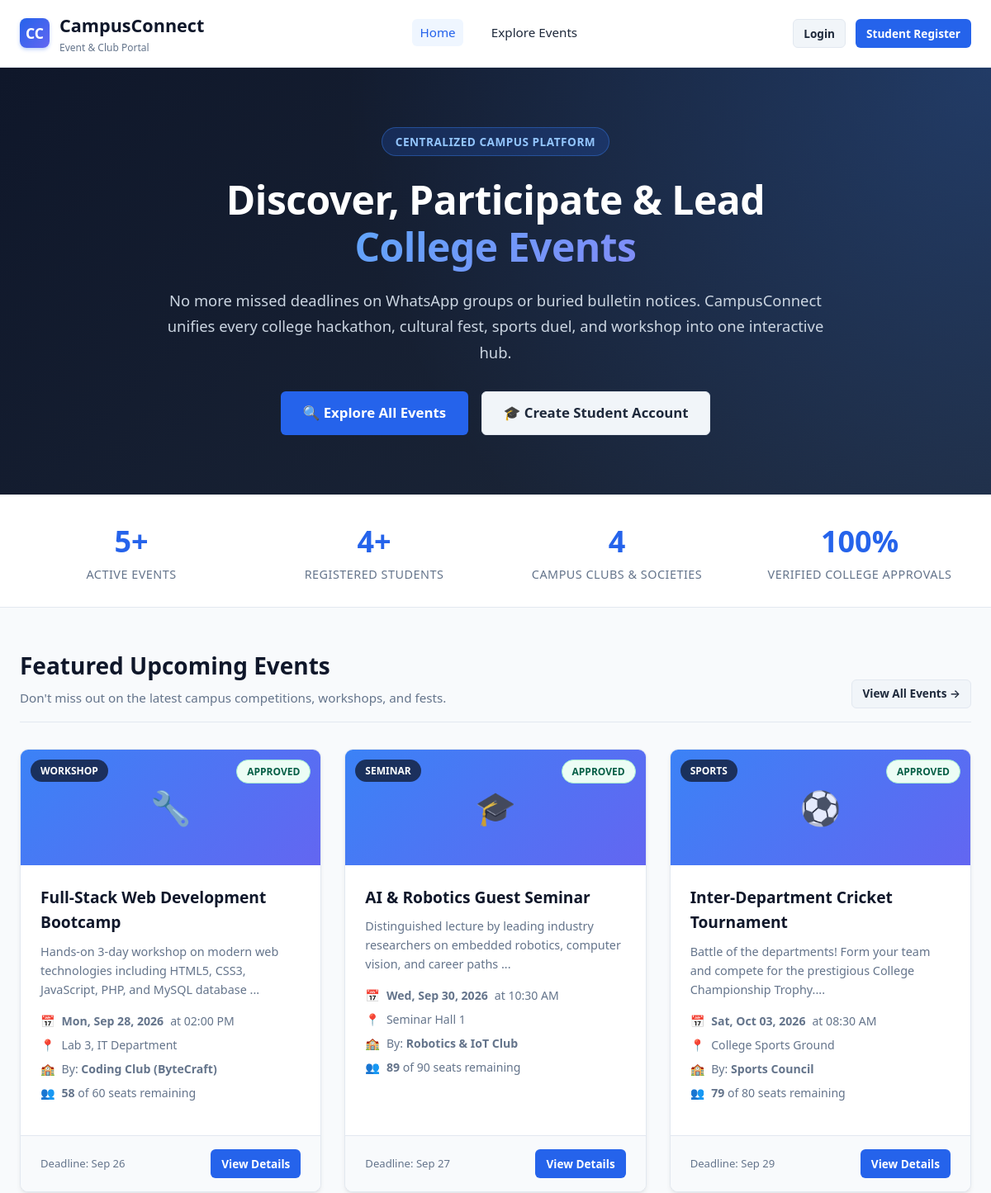
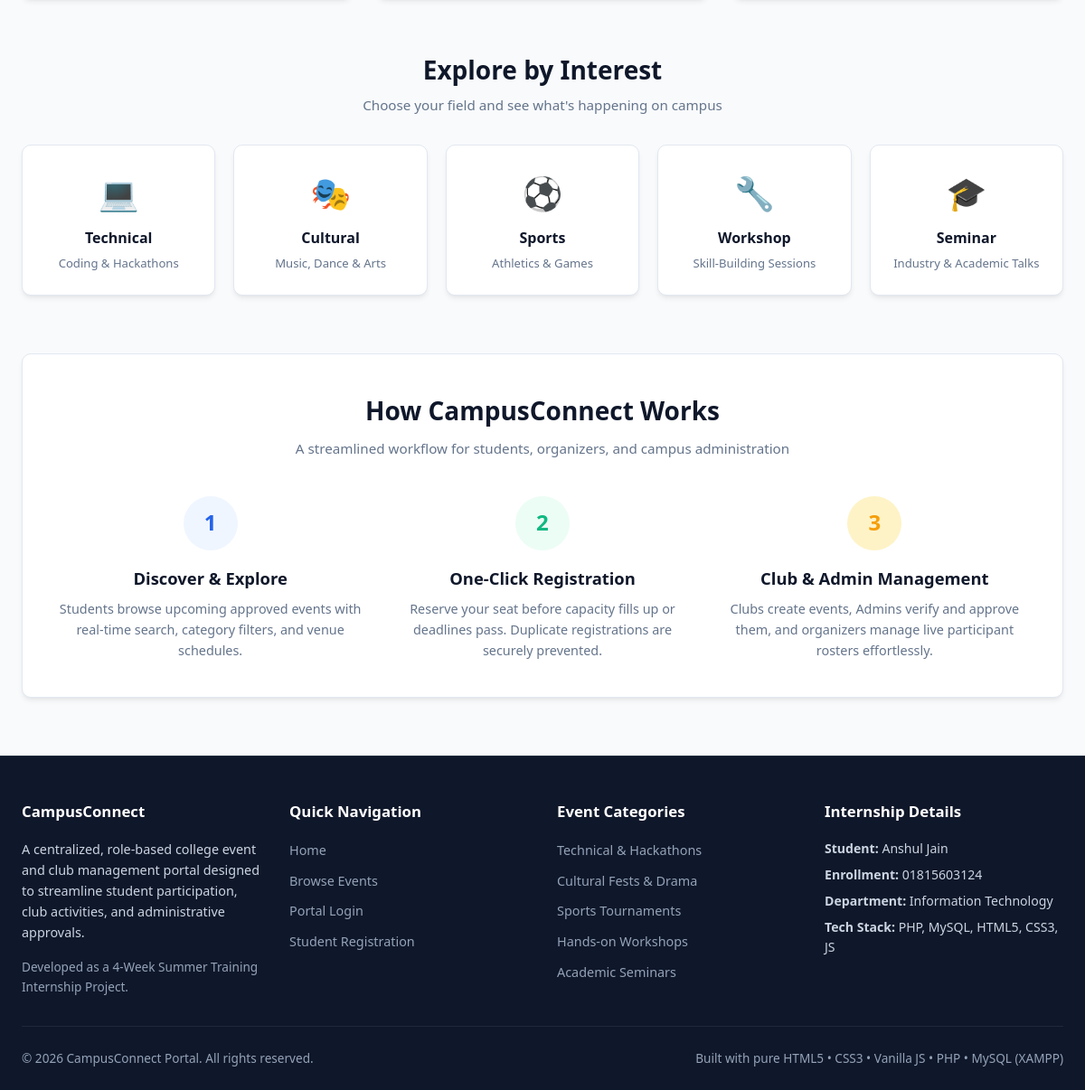
The page / on the database its author committed (2 pictures, top to bottom).
### tables this page shows
CREATE TABLE `events` (
  `id` INT AUTO_INCREMENT PRIMARY KEY,
  `club_id` INT NOT NULL,
  `title` VARCHAR(150) NOT NULL,
  `description` TEXT NOT NULL,
  `category` ENUM('Technical', 'Cultural', 'Sports', 'Workshop', 'Competition', 'Seminar') NOT NULL DEFAULT 'Technical',
  `event_date` DATE NOT NULL,
  `event_time` TIME NOT NULL,
  `venue` VARCHAR(150) NOT NULL,
  `max_participants` INT NOT NULL DEFAULT 100,
  `registration_deadline` DATE NOT NULL,
  `banner_image` VARCHAR(255) DEFAULT NULL,
  `status` ENUM('pending', 'approved', 'rejected', 'completed') DEFAULT 'pending',
  `created_at` TIMESTAMP DEFAULT CURRENT_TIMESTAMP,
  FOREIGN KEY (`club_id`) REFERENCES `clubs`(`id`) ON DELETE CASCADE
);

CREATE TABLE `clubs` (
  `id` INT AUTO_INCREMENT PRIMARY KEY,
  `club_name` VARCHAR(100) NOT NULL,
  `description` TEXT,
  `category` VARCHAR(50) DEFAULT 'Technical',
  `organizer_id` INT NOT NULL,
  `created_at` TIMESTAMP DEFAULT CURRENT_TIMESTAMP,
  FOREIGN KEY (`organizer_id`) REFERENCES `users`(`id`) ON DELETE CASCADE
);

### includes/auth.php (called while the page is built, shortened)
<?php
function isLoggedIn() {
    return isset($_SESSION['user_id']) && !empty($_SESSION['user_id']);
}
function e($string) {
    return htmlspecialchars($string ?? '', ENT_QUOTES, 'UTF-8');
}
?>

### index.php (the view, shortened to what this page needs)
<?php
require_once __DIR__ . '/includes/db.php';
require_once __DIR__ . '/includes/auth.php';
$totalEvents = 0;
$totalStudents = 0;
$totalClubs = 0;
$featuredEvents = [];
try {
    $stmt1 = $pdo->query("SELECT COUNT(*) FROM events WHERE status = 'approved'");
    $totalEvents = $stmt1->fetchColumn();
    $stmt2 = $pdo->query("SELECT COUNT(*) FROM users WHERE role = 'student'");
    $totalStudents = $stmt2->fetchColumn();
    $stmt3 = $pdo->query("SELECT COUNT(*) FROM clubs");
    $totalClubs = $stmt3->fetchColumn();
    $stmt4 = $pdo->query("
        SELECT e.*, c.club_name
        FROM events e
        JOIN clubs c ON e.club_id = c.id
        WHERE e.status = 'approved' AND e.event_date >= CURDATE()
        ORDER BY e.event_date ASC
        LIMIT 3
    ");
    $featuredEvents = $stmt4->fetchAll();
} catch (PDOException $e) {
}
require_once __DIR__ . '/includes/header.php';
?>
<section class="hero">
    <div class="hero-content">
        <span class="hero-badge">Centralized Campus Platform</span>
        <h1 class="hero-title">Discover, Participate &amp; Lead <span>College Events</span></h1>
        <p class="hero-desc">
            No more missed deadlines on WhatsApp groups or buried bulletin notices. CampusConnect unifies every college hackathon, cultural fest, sports duel, and workshop into one interactive hub.
        </p>
        <div class="hero-actions">
            <a href="events.php" class="btn btn-primary btn-lg">&#128269; Explore All Events</a>
            <?php if (!isLoggedIn()): ?>
                <a href="register.php" class="btn btn-secondary btn-lg">&#127891; Create Student Account</a>
            <?php else: ?>
                <a href="student/student_dashboard.php" class="btn btn-secondary btn-lg">&#128202; Go to My Dashboard</a>
            <?php endif; ?>
        </div>
    </div>
</section>
<section class="stats-strip">
    <div class="stats-grid">
        <div class="stat-item">
            <h3><?= number_format($totalEvents) ?>+</h3>
            <p>Active Events</p>
        </div>
        <div class="stat-item">
            <h3><?= number_format($totalStudents) ?>+</h3>
            <p>Registered Students</p>
        </div>
        <div class="stat-item">
            <h3><?= number_format($totalClubs) ?></h3>
            <p>Campus Clubs &amp; Societies</p>
        </div>
        <div class="stat-item">
            <h3>100%</h3>
            <p>Verified College Approvals</p>
        </div>
    </div>
</section>
<div class="container">
    <div class="page-header" style="margin-top: 1rem;">
        <div>
            <h2 class="page-title">Featured Upcoming Events</h2>
            <p class="page-subtitle">Don't miss out on the latest campus competitions, workshops, and fests.</p>
        </div>
        <a href="events.php" class="btn btn-secondary btn-sm">View All Events &rarr;</a>
    </div>
    <?php if (!empty($featuredEvents)): ?>
        <div class="card-grid">
            <?php foreach ($featuredEvents as $ev): ?>
                <?php
                $stmtCount = $pdo->prepare("SELECT COUNT(*) FROM registrations WHERE event_id = ? AND status = 'confirmed'");
                $stmtCount->execute([$ev['id']]);
                $regCount = $stmtCount->fetchColumn();
                $seatsLeft = max(0, $ev['max_participants'] - $regCount);
                ?>
                <div class="card event-card-item">
                    <div class="event-card-banner">
                        <span class="event-category-tag"><?= e($ev['category']) ?></span>
                        <span class="event-status-tag status-approved">Approved</span>
                        <span style="font-size: 2.5rem; opacity: 0.85;">
                            <?php
                            $catIcons = [
                                'Technical'   => '&#128187;',
                                'Cultural'    => '&#127917;',
                                'Sports'      => '&#9917;',
                                'Workshop'    => '&#128295;',
                                'Competition' => '&#127942;',
                                'Seminar'     => '&#127891;'
                            ];
                            echo $catIcons[$ev['category']] ?? '&#128197;';
                            ?>
                        </span>
                    </div>
                    <div class="card-body">
                        <h3 class="event-card-title"><?= e($ev['title']) ?></h3>
                        <p style="color: var(--text-muted); font-size: 0.9rem; margin-bottom: 1rem;">
                            <?= e(substr($ev['description'], 0, 110)) ?>...
                        </p>
                        <div class="event-meta">
                            <div class="event-meta-item">
                                <span>&#128197;</span>
                                <strong><?= date('D, M d, Y', strtotime($ev['event_date'])) ?></strong> at <?= date('h:i A', strtotime($ev['event_time'])) ?>
                            </div>
                            <div class="event-meta-item">
                                <span>&#128205;</span>
                                <span><?= e($ev['venue']) ?></span>
                            </div>
                            <div class="event-meta-item">
                                <span>&#127979;</span>
                                <span>By: <strong><?= e($ev['club_name']) ?></strong></span>
                            </div>
                            <div class="event-meta-item">
                                <span>&#128101;</span>
                                <span><strong><?= $seatsLeft ?></strong> of <?= $ev['max_participants'] ?> seats remaining</span>
                            </div>
                        </div>
                    </div>
                    <div class="card-footer" style="display: flex; justify-content: space-between; align-items: center;">
                        <span style="font-size: 0.82rem; color: var(--text-muted);">
                            Deadline: <?= date('M d', strtotime($ev['registration_deadline'])) ?>
                        </span>
                        <a href="event_details.php?id=<?= $ev['id'] ?>" class="btn btn-primary btn-sm">View Details</a>
                    </div>
                </div>
            <?php endforeach; ?>
        </div>
    <?php endif; ?>
    <div style="margin-top: 3.5rem;">
        <h2 class="page-title" style="text-align: center;">Explore by Interest</h2>
        <p class="page-subtitle" style="text-align: center; margin-bottom: 2rem;">Choose your field and see what's happening on campus</p>
        <div style="display: grid; grid-template-columns: repeat(auto-fit, minmax(180px, 1fr)); gap: 1.25rem; text-align: center;">
            <a href="events.php?category=Technical" class="card" style="padding: 1.5rem; text-decoration: none;">
                <div style="font-size: 2.25rem; margin-bottom: 0.5rem;">&#128187;</div>
                <h4 style="color: var(--secondary); margin-bottom: 0.25rem;">Technical</h4>
                <p style="font-size: 0.82rem; color: var(--text-muted);">Coding &amp; Hackathons</p>
            </a>
            <a href="events.php?category=Cultural" class="card" style="padding: 1.5rem; text-decoration: none;">
                <div style="font-size: 2.25rem; margin-bottom: 0.5rem;">&#127917;</div>
                <h4 style="color: var(--secondary); margin-bottom: 0.25rem;">Cultural</h4>
                <p style="font-size: 0.82rem; color: var(--text-muted);">Music, Dance &amp; Arts</p>
            </a>
            <a href="events.php?category=Sports" class="card" style="padding: 1.5rem; text-decoration: none;">
                <div style="font-size: 2.25rem; margin-bottom: 0.5rem;">&#9917;</div>
                <h4 style="color: var(--secondary); margin-bottom: 0.25rem;">Sports</h4>
                <p style="font-size: 0.82rem; color: var(--text-muted);">Athletics &amp; Games</p>
            </a>
            <a href="events.php?category=Workshop" class="card" style="padding: 1.5rem; text-decoration: none;">
                <div style="font-size: 2.25rem; margin-bottom: 0.5rem;">&#128295;</div>
                <h4 style="color: var(--secondary); margin-bottom: 0.25rem;">Workshop</h4>
                <p style="font-size: 0.82rem; color: var(--text-muted);">Skill-Building Sessions</p>
            </a>
            <a href="events.php?category=Seminar" class="card" style="padding: 1.5rem; text-decoration: none;">
                <div style="font-size: 2.25rem; margin-bottom: 0.5rem;">&#127891;</div>
                <h4 style="color: var(--secondary); margin-bottom: 0.25rem;">Seminar</h4>
                <p style="font-size: 0.82rem; color: var(--text-muted);">Industry &amp; Academic Talks</p>
            </a>
        </div>
    </div>
    <div style="margin-top: 4rem; margin-bottom: 2rem; background: #ffffff; border: 1px solid var(--border); border-radius: var(--radius); padding: 2.5rem; box-shadow: var(--shadow);">
        <h2 class="page-title" style="text-align: center; margin-bottom: 0.5rem;">How CampusConnect Works</h2>
        <p class="page-subtitle" style="text-align: center; margin-bottom: 2.5rem;">A streamlined workflow for students, organizers, and campus administration</p>
        <div style="display: grid; grid-template-columns: repeat(auto-fit, minmax(260px, 1fr)); gap: 2rem;">
            <div style="text-align: center;">
                <div style="width: 60px; height: 60px; border-radius: 50%; background: #eff6ff; color: var(--primary); display: flex; align-items: center; justify-content: center; font-size: 1.5rem; font-weight: 700; margin: 0 auto 1rem;">1</div>
                <h3 style="font-size: 1.15rem; color: var(--secondary); margin-bottom: 0.5rem;">Discover &amp; Explore</h3>
                <p style="font-size: 0.9rem; color: var(--text-muted);">Students browse upcoming approved events with real-time search, category filters, and venue schedules.</p>
            </div>
            <div style="text-align: center;">
                <div style="width: 60px; height: 60px; border-radius: 50%; background: #ecfdf5; color: var(--success); display: flex; align-items: center; justify-content: center; font-size: 1.5rem; font-weight: 700; margin: 0 auto 1rem;">2</div>
                <h3 style="font-size: 1.15rem; color: var(--secondary); margin-bottom: 0.5rem;">One-Click Registration</h3>
                <p style="font-size: 0.9rem; color: var(--text-muted);">Reserve your seat before capacity fills up or deadlines pass. Duplicate registrations are securely prevented.</p>
            </div>
            <div style="text-align: center;">
                <div style="width: 60px; height: 60px; border-radius: 50%; background: #fef3c7; color: var(--warning); display: flex; align-items: center; justify-content: center; font-size: 1.5rem; font-weight: 700; margin: 0 auto 1rem;">3</div>
                <h3 style="font-size: 1.15rem; color: var(--secondary); margin-bottom: 0.5rem;">Club &amp; Admin Management</h3>
                <p style="font-size: 0.9rem; color: var(--text-muted);">Clubs create events, Admins verify and approve them, and organizers manage live participant rosters effortlessly.</p>
            </div>
        </div>
    </div>
</div>
<?php require_once __DIR__ . '/includes/footer.php'; ?>

### rows shown on the page
events: category "WORKSHOP", category "🔧", title "Full-Stack Web Development Bootcamp", description "Hands-on 3-day workshop on modern web technologies including HTML5, CSS3, JavaScript, PHP, and MySQL database", event_date "Mon, Sep 28, 2026", event_time "02:00 PM", venue "Lab 3, IT Department", club.club_name "Coding Club (ByteCraft)", seatsLeft "58", max_participants "60", registration_deadline "Sep 26"
events: category "SEMINAR", category "🎓", title "AI & Robotics Guest Seminar", description "Distinguished lecture by leading industry researchers on embedded robotics, computer vision, and career paths", event_date "Wed, Sep 30, 2026", event_time "10:30 AM", venue "Seminar Hall 1", club.club_name "Robotics & IoT Club", seatsLeft "89", max_participants "90", registration_deadline "Sep 27"
events: category "SPORTS", category "⚽", title "Inter-Department Cricket Tournament", description "Battle of the departments! Form your team and compete for the prestigious College Championship Trophy.", event_date "Sat, Oct 03, 2026", event_time "08:30 AM", venue "College Sports Ground", club.club_name "Sports Council", seatsLeft "79", max_participants "80", registration_deadline "Sep 29"

### other values the page prints
$totalEvents "5"
$totalStudents "4"
$totalClubs "4"
